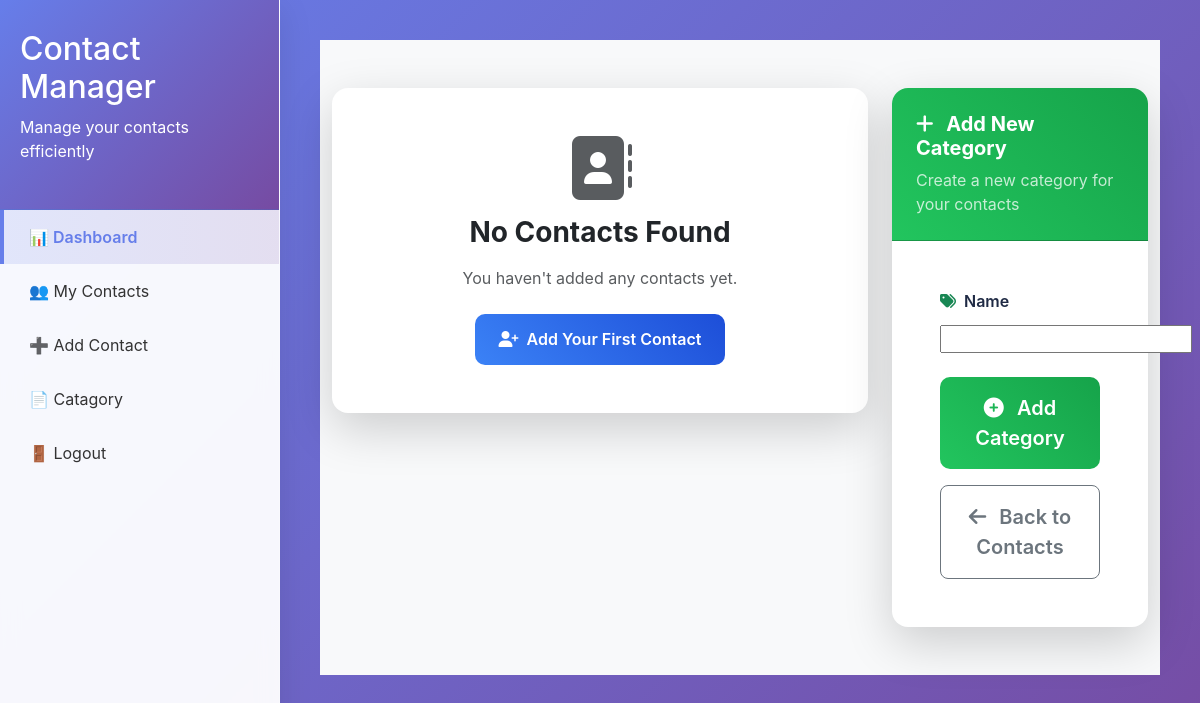
Page /catagoryContact/ (signed in) on the earlier database version.
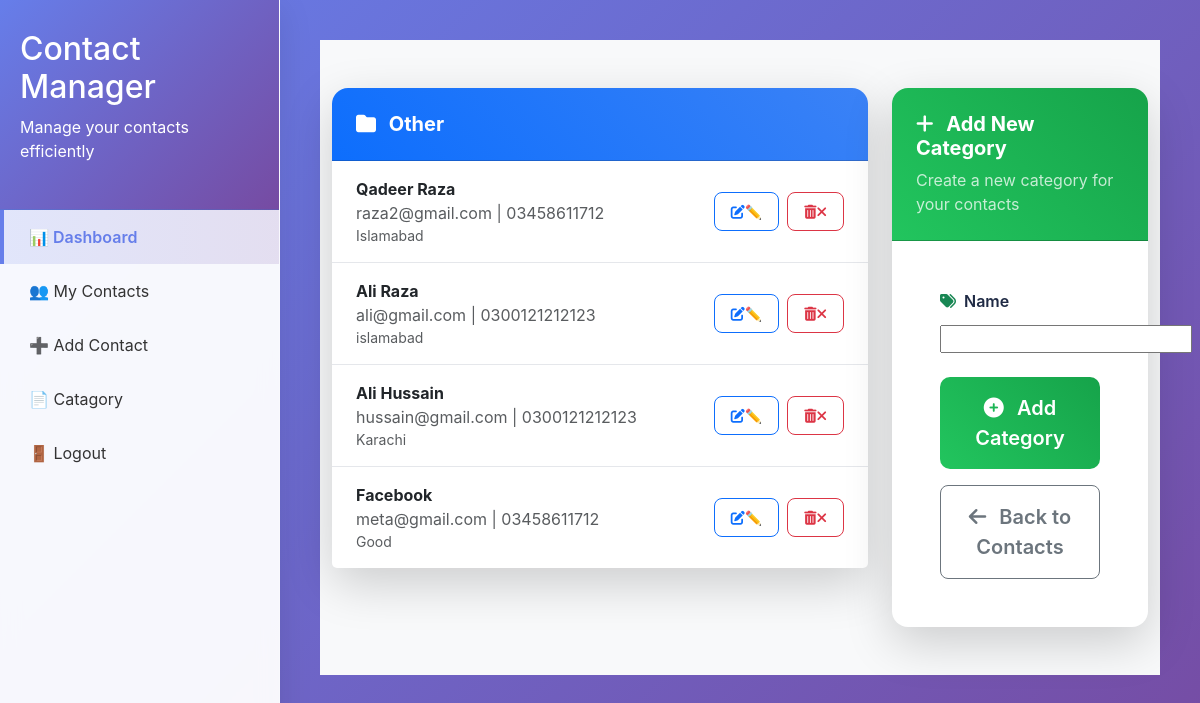
Same page on the later database version.
### contact/models.py (models this page shows, shortened)
class Catagory(models.Model):
    id = models.AutoField(primary_key=True)
    user=models.ForeignKey(User, on_delete=models.CASCADE, related_name='categories', null=True, blank=True)
    name = models.CharField(max_length=50)

class Contact(models.Model):
    id= models.AutoField(primary_key=True)
    user= models.ForeignKey(User, on_delete=models.CASCADE, related_name='contacts', null=True, blank=True)
    name = models.CharField(max_length=100)
    email = models.EmailField()
    phone = models.CharField(max_length=15)
    Catagory = models.ForeignKey(Catagory, on_delete=models.CASCADE, related_name='contacts')
    address = models.TextField(blank=True, null=True)
    created_at = models.DateTimeField(auto_now_add=True)
    updated_at = models.DateTimeField(auto_now=True)

### contact/views.py (the view)
# urls.py: path('catagoryContact/',views.catagoryContact, name='catagoryContact'),
def catagoryContact(request):
    if not request.user.is_authenticated:
        return render(request, 'contact/catagory.html')  # anonymous users
    contact = Contact.objects.filter(user=request.user)
    if request.method == 'POST':
        form = CatagoryForm(request.POST, user=request.user)
        if form.is_valid():
            catagory = form.save(commit=False)
            catagory.user = request.user
            catagory.save()
            messages.success(request, f"Category '{catagory.name}' created successfully.")
            return redirect('/catagoryContact/')  # use URL name instead of hardcoded path
    else:
        form = CatagoryForm(user=request.user)
    return render(request, 'contact/catagory.html', {
        'contact': contact,
        'form': form
    })

### contact/forms.py (shortened to what this page needs)
class CatagoryForm(forms.ModelForm):
    class Meta:
        model = Catagory
        fields = ['name']
    def __init__(self, *args, **kwargs):
        self.user = kwargs.pop('user', None)  # Pop user from kwargs
        super().__init__(*args, **kwargs)

### contact/templates/contact/catagory.html (shortened to what this page needs)
{% extends 'core/base.html' %}
{% block body %}
<div class="container-fluid py-5 bg-light">
    {% if request.user.is_authenticated %}
        <div class="row justify-content-center">
            <div class="col-lg-8 col-md-12 mb-4">
                {% if contact %}
                    {% regroup contact by Catagory as category_groups %}
                    {% for group in category_groups %}
                        <div class="card shadow-lg border-0 rounded-4 mb-4">
                            <div class="card-header bg-gradient-primary text-white py-4 rounded-top-4">
                                <h5 class="mb-0 fw-bold">
                                    <i class="fas fa-folder me-2"></i>
                                    {{ group.grouper.name|default:"Uncategorized" }}
                                </h5>
                            </div>
                            <ul class="list-group list-group-flush">
                                {% for c in group.list %}
                                    <li class="list-group-item d-flex justify-content-between align-items-center py-3">
                                        <div class="d-flex flex-column">
                                            <strong class="text-dark">{{ c.name }}</strong>
                                            <span class="text-muted">{{ c.email }} | {{ c.phone }}</span>
                                            {% if c.address %}
                                                <small class="text-muted">{{ c.address }}</small>
                                            {% endif %}
                                        </div>
                                        <div class="d-flex gap-2">
                                            <a href="{% url 'update_contact' c.id %}" class="btn btn-sm btn-outline-primary" title="Edit">
                                                <i class="fas fa-edit">✏️</i>
                                            </a>
                                            <form method="post" action="{% url 'delete_contact' c.id %}" class="d-inline" onsubmit="return confirm('Are you sure you want to delete {{ c.name }}?');">
                                                <button type="submit" class="btn btn-sm btn-outline-danger" title="Delete">
                                                    <i class="fas fa-trash-alt">❌</i>
                                                </button>
                                            </form>
                                        </div>
                                    </li>
                                {% endfor %}
                            </ul>
                        </div>
                    {% endfor %}
                {% else %}
                    <div class="card shadow-lg border-0 rounded-4">
                        <div class="card-body p-5 text-center">
                            <i class="fas fa-address-book fa-4x text-muted mb-3"></i>
                            <h3 class="card-title mb-3 text-dark fw-bold">No Contacts Found</h3>
                            <p class="card-text text-muted mb-4">You haven't added any contacts yet.</p>
                            <a href="{% url 'add_contact' %}" class="btn btn-primary">
                                <i class="fas fa-user-plus me-2"></i>Add Your First Contact
                            </a>
                        </div>
                    </div>
                {% endif %}
            </div>
            <div class="col-lg-4 col-md-12">
                <div class="card shadow-lg border-0 rounded-4">
                    <div class="card-header bg-gradient-success text-white py-4 rounded-top-4">
                        <h5 class="mb-0 fw-bold">
                            <i class="fas fa-plus me-2"></i>
                            Add New Category
                        </h5>
                        <p class="mb-0 mt-2 opacity-75">Create a new category for your contacts</p>
                    </div>
                    <div class="card-body p-5">
                        <form method="post" action="" novalidate>
                            {% for field in form %}
                                <div class="mb-4">
                                    <label for="{{ field.id_for_label }}" class="form-label fw-semibold">
                                        <i class="fas fa-tags me-2 text-success"></i>
                                        {{ field.label }}
                                    </label>
                                    <div class="input-group">
                                        {{ field }}
                                    </div>
                                </div>
                            {% endfor %}
                            <div class="d-grid gap-3">
                                <button type="submit" class="btn btn-success btn-lg py-3 fw-semibold">
                                    <i class="fas fa-plus-circle me-2"></i>
                                    Add Category
                                </button>
                                <a href="{% url 'contact' %}" class="btn btn-outline-secondary btn-lg py-3">
                                    <i class="fas fa-arrow-left me-2"></i>
                                    Back to Contacts
                                </a>
                            </div>
                        </form>
                    </div>
                </div>
            </div>
        </div>
    {% endif %}
</div>
{% endblock body %}

### core/templates/core/base.html (shortened to what this page needs)
<!DOCTYPE html>
<html lang="en">
  <head>
    <link
      rel="stylesheet"
      href="https://cdnjs.cloudflare.com/ajax/libs/font-awesome/6.5.0/css/all.min.css"
    />
    <link
      href="https://cdn.jsdelivr.net/npm/bootstrap@5.3.3/dist/css/bootstrap.min.css"
      rel="stylesheet"
    />
  </head>
  <body>
    <div class="sidebar" id="sidebar">
      <div class="sidebar-header">
        <h2>Contact Manager</h2>
        <p>Manage your contacts efficiently</p>
      </div>
      <div class="sidebar-nav nav flex-column">
        <a href="/" class="nav-link active">
          📊 Dashboard
        </a>
        <a href="/contact/" class="nav-link">
          👥 My Contacts
        </a>
        <a href="/add_contact/" class="nav-link">
          ➕ Add Contact
        </a>
        <a href="/catagoryContact/" class="nav-link">
          📄 Catagory
        </a>
        <a href="/logout/" class="nav-link">
            🚪 Logout
          </a>
      </div>
    </div>
    <div class="main-content">
      {% block body %}{% endblock body %}
    </div>
  </body>
</html>

### core/templates/core/base.html (style rules this page uses)
* { margin: 0; padding: 0; box-sizing: border-box; }
body { font-family: 'Segoe UI', Tahoma, Geneva, Verdana, sans-serif; background: linear-gradient(135deg, #667eea 0%, #764ba2 100%); min-height: 100vh; }
.sidebar { width: 280px; background: rgba(255, 255, 255, 0.95); backdrop-filter: blur(10px); border-right: 1px solid rgba(255, 255, 255, 0.2); box-shadow: 0 8px 32px rgba(0, 0, 0, 0.1); position: fixed; top: 0; bottom: 0; left: 0; z-index: 1030; }
.sidebar-header { padding: 30px 20px; border-bottom: 1px solid rgba(0, 0, 0, 0.1); background: linear-gradient(135deg, #667eea, #764ba2); color: white; }
.sidebar-nav .nav-link { padding: 15px 25px; color: #333; border-left: 4px solid transparent; transition: 0.3s; }
.sidebar-nav .active { background: linear-gradient(90deg, rgba(102, 126, 234, 0.15), rgba(118, 75, 162, 0.15)); border-left-color: #667eea; font-weight: 600; color: #667eea !important; }
.main-content { margin-left: 280px; padding: 40px; }

### contact/templates/contact/catagory.html (style rules this page uses)
body { background-color: #f5f7fa; font-family: 'Inter', -apple-system, BlinkMacSystemFont, 'Segoe UI', Roboto, Oxygen, Ubuntu, Cantarell, sans-serif; }
.container-fluid { max-width: 1400px; margin: 0 auto; }
.card { border-radius: 12px; transition: transform 0.3s ease, box-shadow 0.3s ease; background: #ffffff; }
.card-header.bg-gradient-primary { background: linear-gradient(45deg, #0d6efd, #3b82f6); border-radius: 12px 12px 0 0; padding: 1.5rem; }
.card-header.bg-gradient-success { background: linear-gradient(45deg, #22c55e, #16a34a); border-radius: 12px 12px 0 0; padding: 1.5rem; }
.list-group-item { border: none; border-bottom: 1px solid #e5e7eb; padding: 1rem 1.5rem; }
.list-group-item:last-child { border-bottom: none; }
.form-label { color: #1f2a44; font-size: 1rem; font-weight: 600; margin-bottom: 0.75rem; display: flex; align-items: center; }
.input-group { position: relative; }
.btn-success { background: linear-gradient(45deg, #22c55e, #16a34a); border: none; border-radius: 10px; padding: 0.85rem 1.5rem; font-weight: 600; transition: all 0.3s ease; }
.btn-outline-primary, .btn-outline-danger, .btn-outline-secondary, .btn-outline-success { border-radius: 8px; padding: 0.5rem 1rem; font-weight: 600; transition: all 0.3s ease; }

Differences in the rows shown:
added Catagory: grouper.name "Other"
added Contact: name "Qadeer Raza", email "raza2@gmail.com", phone "03458611712", address "Islamabad"
added Contact: name "Ali Raza", email "ali@gmail.com", phone "0300121212123", address "islamabad"
added Contact: name "Ali Hussain", email "hussain@gmail.com", phone "0300121212123", address "Karachi"
added Contact: name "Facebook", email "meta@gmail.com", phone "03458611712", address "Good"
Other differences:
text no longer shown: "No Contacts Found You haven't added any contacts yet. Add Your First Contact"
